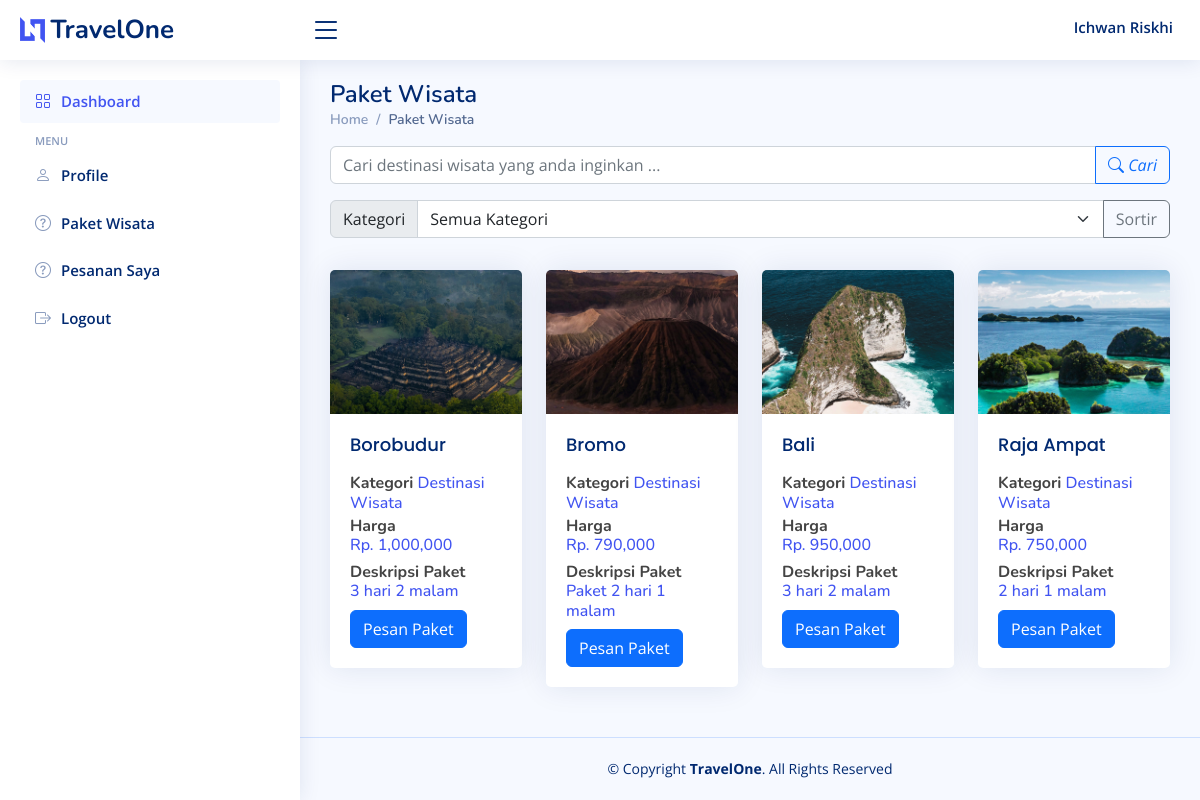
Page /user/penawaran.php (signed in) on the committed database.
### tables this page shows
CREATE TABLE `users` (
  `user_id` int(5) NOT NULL,
  `nama_lengkap` varchar(30) NOT NULL,
  `email` varchar(30) NOT NULL,
  `password` varchar(15) NOT NULL,
  `telephone` varchar(13) DEFAULT NULL,
  `gender` enum('pria','wanita') DEFAULT NULL,
  `profile_picture` varchar(255) NOT NULL,
  `role` enum('user','admin') NOT NULL
);

CREATE TABLE `tour_packages` (
  `package_id` int(11) NOT NULL,
  `package` varchar(30) NOT NULL,
  `picture` varchar(255) NOT NULL,
  `price` varchar(15) NOT NULL,
  `description` text NOT NULL,
  `category_id` int(11) NOT NULL
);

CREATE TABLE `categories` (
  `category_id` int(11) NOT NULL,
  `category` varchar(30) NOT NULL
);

### user/penawaran.php (the view, shortened to what this page needs)
<?php
include '../layout/header.php';
include '../layout/sidebar_user.php';
?>
<!DOCTYPE html>
<html lang="en">
<head>
  <link href="../assets1/vendor/bootstrap/css/bootstrap.min.css" rel="stylesheet">
  <link href="../assets1/vendor/bootstrap-icons/bootstrap-icons.css" rel="stylesheet">
  <link href="../assets1/vendor/boxicons/css/boxicons.min.css" rel="stylesheet">
  <link href="../assets1/vendor/quill/quill.snow.css" rel="stylesheet">
  <link href="../assets1/vendor/quill/quill.bubble.css" rel="stylesheet">
  <link href="../assets1/vendor/remixicon/remixicon.css" rel="stylesheet">
  <link href="../assets1/vendor/simple-datatables/style.css" rel="stylesheet">
  <link href="../assets1/css/style.css" rel="stylesheet">
</head>
<body>
<main id="main" class="main">
    <div class="pagetitle">
      <h1>Paket Wisata</h1>
      <nav>
        <ol class="breadcrumb">
          <li class="breadcrumb-item"><a href="index.php">Home</a></li>
          <li class="breadcrumb-item active">Paket Wisata</li>
        </ol>
      </nav>
    </div>
    <div class="row">
    <form action="" method="GET">
        <div class="input-group mb-3">
            <input type="text" class="form-control" placeholder="Cari destinasi wisata yang anda inginkan ..." name="search">
            <button class="btn btn-outline-primary" type="submit" id="button-addon2"><i class="bi bi-search"> Cari</i></button>
        </div>
        <div class="input-group mb-3">
            <label class="input-group-text" for="kategori">Kategori</label>
            <select class="form-select" id="kategori" name="kategori">
                <option value="">Semua Kategori</option>
            </select>
            <button class="btn btn-outline-secondary" type="submit">Sortir</button>
        </div>
    </form>
    <?php
    include "../connection.php";
    $query = "SELECT * FROM tour_packages
              INNER JOIN categories ON tour_packages.category_id=categories.category_id";
    $tb_lelang = mysqli_query($koneksi, $query);
    while($d_tb_lelang = mysqli_fetch_array($tb_lelang)){ ?>
        <div class="col-lg-3">
            <div class="card">
                <img src="../assets1/upload/<?php echo $d_tb_lelang['picture']; ?>" class="card-img-top" alt="...">
                <div class="card-body">
                    <h5 class="card-title"><?=$d_tb_lelang['package']?></h5>
                    <h6 class="card-subtitle mb-2"><b>Kategori</b> <a class="float-right"><?=$d_tb_lelang['category']?></a></h6>
                    <h6 class="card-subtitle mb-2"><b>Harga</b> <a class="float-right"><br>Rp. <?= number_format($d_tb_lelang['price'])?></a></h6>
                    <h6 class="card-text"><b>Deskripsi Paket</b> <a class="float-right"><br><?=$d_tb_lelang['description']?></a></h6>
                    <a href="#" class="btn btn-primary" data-bs-toggle="modal" data-bs-target="#modal-book<?php echo $d_tb_lelang['package_id'];?>">Pesan Paket</a>
                </div>
            </div>
        </div>
    <?php } ?>
    </div>
</main>
<?php
include '../layout/footer.php';
?>
</body>
</html>

### layout/header.php (shortened to what this page needs)
<?php
include '../connection.php';
$email = $_SESSION['email'];
$query = $koneksi->prepare("SELECT * FROM users WHERE email = ? LIMIT 1");
$query->bind_param("s", $email);
$query->execute();
$result = $query->get_result();
if ($result->num_rows > 0) {
    $user = $result->fetch_assoc();
} else {
    die("User tidak ditemukan.");
}
$nama_kolom = "nama_lengkap";
?>
<header id="header" class="header fixed-top d-flex align-items-center">
    <div class="d-flex align-items-center justify-content-between">
        <a href="index.php" class="logo d-flex align-items-center">
            <img src="../assets/img/logo.png" alt="">
            <span class="d-none d-lg-block">TravelOne</span>
        </a>
        <i class="bi bi-list toggle-sidebar-btn"></i>
    </div>
    <div class="container d-flex align-items-center justify-content-end">
        <ul class="sidebar-nav">
            <li class="nav-item">
                <a class="nav-link collapsed">
                    <span><?php echo htmlspecialchars($user[$nama_kolom]); ?></span>
                </a>
            </li>
        </ul>
    </div>
</header>

### assets1/css/style.css (style rules this page uses)
:root { scroll-behavior: smooth; }
body { font-family: "Open Sans", sans-serif; background: #f6f9ff; color: #444444; }
a { color: #4154f1; text-decoration: none; }
h1, h2, h3, h4, h5, h6 { font-family: "Nunito", sans-serif; }
#main { margin-top: 60px; padding: 20px 30px; transition: all 0.3s; }
.pagetitle { margin-bottom: 10px; }
.pagetitle h1 { font-size: 24px; margin-bottom: 0; font-weight: 600; color: #012970; }
.card { margin-bottom: 30px; border: none; border-radius: 5px; box-shadow: 0px 0 30px rgba(1, 41, 112, 0.1); }
.card-title { padding: 20px 0 15px 0; font-size: 18px; font-weight: 500; color: #012970; font-family: "Poppins", sans-serif; }
.card-body { padding: 0 20px 20px 20px; }
.breadcrumb { font-size: 14px; font-family: "Nunito", sans-serif; color: #899bbd; font-weight: 600; }
.breadcrumb a { color: #899bbd; transition: 0.3s; }
.breadcrumb .breadcrumb-item::before { color: #899bbd; }
.breadcrumb .active { color: #51678f; font-weight: 600; }
.logo { line-height: 1; }
@media (min-width: 1200px) { .logo { width: 280px; } }
.logo img { max-height: 26px; margin-right: 6px; }
.logo span { font-size: 26px; font-weight: 700; color: #012970; font-family: "Nunito", sans-serif; }
.header { transition: all 0.5s; z-index: 997; height: 60px; box-shadow: 0px 2px 20px rgba(1, 41, 112, 0.1); background-color: #fff; padding-left: 20px; }
.header .toggle-sidebar-btn { font-size: 32px; padding-left: 10px; cursor: pointer; color: #012970; }
@media (min-width: 1200px) { #main, #footer { margin-left: 300px; } }
.sidebar-nav { padding: 0; margin: 0; list-style: none; }
.sidebar-nav li { padding: 0; margin: 0; list-style: none; }
.sidebar-nav .nav-item { margin-bottom: 5px; }
.sidebar-nav .nav-link { display: flex; align-items: center; font-size: 15px; font-weight: 600; color: #4154f1; transition: 0.3; background: #f6f9ff; padding: 10px 15px; border-radius: 4px; }
.sidebar-nav .nav-link.collapsed { color: #012970; background: #fff; }

### rows in the picture
users: nama_lengkap "Ichwan Riskhi"
tour_packages: picture (picture), package "Borobudur", category.category "Destinasi Wisata", price "1,000,000", description "3 hari 2 malam"
tour_packages: picture (picture), package "Bromo", category.category "Destinasi Wisata", price "790,000", description "Paket 2 hari 1 malam"
tour_packages: picture (picture), package "Bali", category.category "Destinasi Wisata", price "950,000", description "3 hari 2 malam"
tour_packages: picture (picture), package "Raja Ampat", category.category "Destinasi Wisata", price "750,000", description "2 hari 1 malam"
